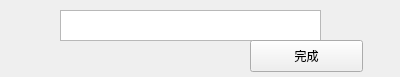
<?xml version="1.0" encoding="UTF-8"?>
<ui version="4.0">
 <class>displayStuMsg</class>
 <widget class="QWidget" name="displayStuMsg">
  <property name="geometry">
   <rect>
    <x>0</x>
    <y>0</y>
    <width>400</width>
    <height>77</height>
   </rect>
  </property>
  <property name="windowTitle">
   <string>Form</string>
  </property>
  <widget class="QTextBrowser" name="textBrowser">
   <property name="geometry">
    <rect>
     <x>60</x>
     <y>10</y>
     <width>261</width>
     <height>31</height>
    </rect>
   </property>
  </widget>
  <widget class="QPushButton" name="finishBtn">
   <property name="geometry">
    <rect>
     <x>250</x>
     <y>40</y>
     <width>113</width>
     <height>32</height>
    </rect>
   </property>
   <property name="text">
    <string>完成</string>
   </property>
  </widget>
 </widget>
 <resources/>
 <connections/>
</ui>
